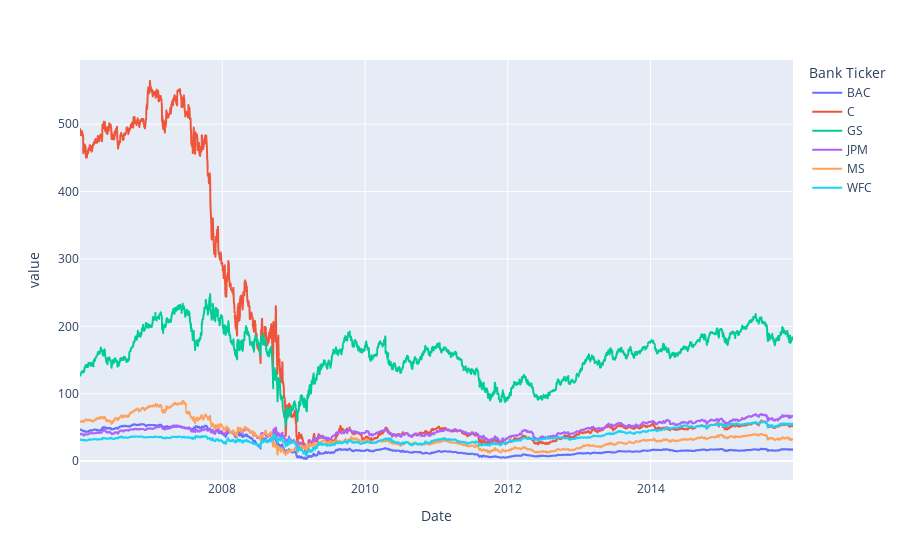

Here is the notebook cell this chart was saved with:
### Markdown cell above
** Line plot showing Close price for each bank for the entire index of time.

### Code cell
Close_df = bank_stocks.xs(level = 'Stock Info', key = 'Close', axis =1)
Close_df

plt.figure(figsize=(11,5))
px.line(data_frame = Close_df)

### Figure 1 — Plotly figure (JSON) as saved in the notebook; plotly's stock layout.template omitted (floating-point values rounded to 4 significant figures; data arrays with more than 128 entries replaced by an {"elided": "..."} marker saying what was removed)
{"data": [{"hovertemplate": "Bank Ticker=BAC<br>Date=%{x}<br>value=%{y}<extra></extra>", "legendgroup": "BAC", "line": {"color": "#636efa", "dash": "solid"}, "marker": {"symbol": "circle"}, "mode": "lines", "name": "BAC", "showlegend": true, "type": "scattergl", "x": {"elided": "2517 str values"}, "xaxis": "x", "y": {"elided": "2517 float values"}, "yaxis": "y"}, {"hovertemplate": "Bank Ticker=C<br>Date=%{x}<br>value=%{y}<extra></extra>", "legendgroup": "C", "line": {"color": "#EF553B", "dash": "solid"}, "marker": {"symbol": "circle"}, "mode": "lines", "name": "C", "showlegend": true, "type": "scattergl", "x": {"elided": "2517 str values"}, "xaxis": "x", "y": {"elided": "2517 float values"}, "yaxis": "y"}, {"hovertemplate": "Bank Ticker=GS<br>Date=%{x}<br>value=%{y}<extra></extra>", "legendgroup": "GS", "line": {"color": "#00cc96", "dash": "solid"}, "marker": {"symbol": "circle"}, "mode": "lines", "name": "GS", "showlegend": true, "type": "scattergl", "x": {"elided": "2517 str values"}, "xaxis": "x", "y": {"elided": "2517 float values"}, "yaxis": "y"}, {"hovertemplate": "Bank Ticker=JPM<br>Date=%{x}<br>value=%{y}<extra></extra>", "legendgroup": "JPM", "line": {"color": "#ab63fa", "dash": "solid"}, "marker": {"symbol": "circle"}, "mode": "lines", "name": "JPM", "showlegend": true, "type": "scattergl", "x": {"elided": "2517 str values"}, "xaxis": "x", "y": {"elided": "2517 float values"}, "yaxis": "y"}, {"hovertemplate": "Bank Ticker=MS<br>Date=%{x}<br>value=%{y}<extra></extra>", "legendgroup": "MS", "line": {"color": "#FFA15A", "dash": "solid"}, "marker": {"symbol": "circle"}, "mode": "lines", "name": "MS", "showlegend": true, "type": "scattergl", "x": {"elided": "2517 str values"}, "xaxis": "x", "y": {"elided": "2517 float values"}, "yaxis": "y"}, {"hovertemplate": "Bank Ticker=WFC<br>Date=%{x}<br>value=%{y}<extra></extra>", "legendgroup": "WFC", "line": {"color": "#19d3f3", "dash": "solid"}, "marker": {"symbol": "circle"}, "mode": "lines", "name": "WFC", "showlegend": true, "type": "scattergl", "x": {"elided": "2517 str values"}, "xaxis": "x", "y": {"elided": "2517 float values"}, "yaxis": "y"}], "layout": {"legend": {"title": {"text": "Bank Ticker"}, "tracegroupgap": 0}, "margin": {"t": 60}, "xaxis": {"anchor": "y", "domain": [0, 1], "title": {"text": "Date"}}, "yaxis": {"anchor": "x", "domain": [0, 1], "title": {"text": "value"}}}}
